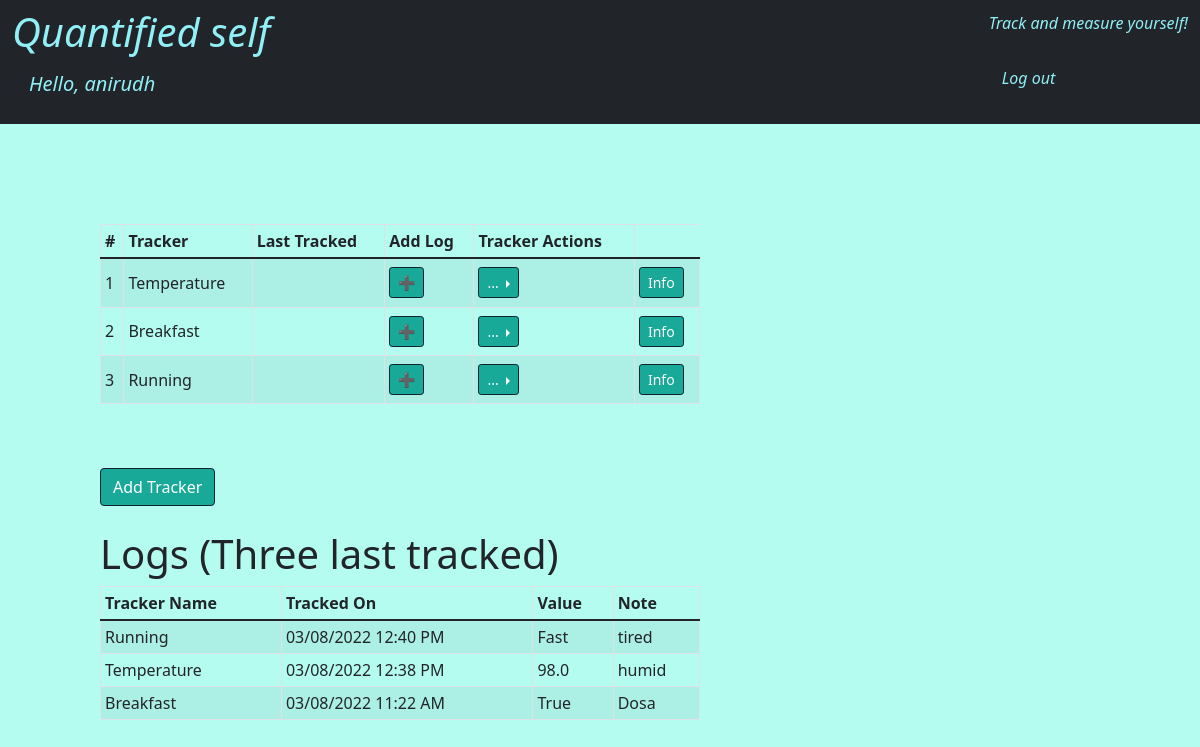
Screenshot of /user/anirudh/home (signed in) with the database file from the repository.
### models.py (models this page shows)
class Trackers(db.Model):
    __tablename__ = "Trackers"
    trid = db.Column(db.Integer, autoincrement=True, primary_key=True)
    trname = db.Column(db.String, nullable=False, unique=True)
    trtype = db.Column(db.String, nullable=False)
    trdesc = db.Column(db.String)

class Logs(db.Model):
    __tablename__ = "Logs"
    lid = db.Column(db.Integer, autoincrement=True, primary_key=True)
    value = db.Column(db.String, nullable=False)
    note = db.Column(db.String)
    timestamp = db.Column(db.String, nullable=False)
    uid = db.Column(db.Integer, db.ForeignKey("Users.uid"), primary_key=True,nullable=False)
    trid = db.Column(db.Integer, db.ForeignKey("Trackers.trid"), primary_key=True, nullable=False)

### application/user.py (the view)
@app.route("/user/<uname>/home")
@login_required
def user_home(uname):
    uid = current_user.uid
    enrolls = Enrollments.query.filter_by(uid=uid).all()
    trackers = []
    logs = {}
    for e in enrolls:
        log = Logs.query.filter_by(uid=uid, trid=e.trid).order_by(Logs.lid.desc()).first()
        tracker = Trackers.query.filter_by(trid=e.trid).one()
        trackers.append(tracker)
        if log:
            logs[e.trid] = log.timestamp,log.value
        else:
            logs[e.trid] = None
    condition = False
    if trackers:
        condition = True
    f=0
    tracker = Trackers()
    loge = Logs.query.filter_by(uid=uid).order_by(Logs.lid.desc()).all()
    condition2 = False
    if loge:
        i = 0
        log = []
        while i < 3 and i < len(loge):
            log.append(loge[i])
            i += 1
        condition2 = True
        f=1
    if(f==0):
       return render_template("userhome.html", uname=uname, trackers=trackers, condition2=condition2, condition=condition, logs=logs)
    else:
       return render_template("userhome.html", uname=uname, trackers=trackers, condition2=condition2, condition=condition, logs=logs, tracker=tracker, log=log )

### application/user.py (called while the page is built)
@login.user_loader
def load_user(uid):
    return Users.query.filter_by(uid=uid).first()

### templates/userhome.html (shortened to what this page needs)
<!DOCTYPE html>
<html lang="en">
  <head>
    <link href="https://cdn.jsdelivr.net/npm/bootstrap@5.1.3/dist/css/bootstrap.min.css" rel="stylesheet">
  </head>
<body >
    <nav class="navbar navbar-dark bg-dark">
        <div class="container-fluid">
           <h1 class="italic" style="color:#91eff6;">Quantified self <br><a class="btn btn-lg" style="color:#91eff6;" href="/user/{{uname}}/home">Hello, {{uname}}</a></h1>
           <br>
           <p class="italic" style="color:#91eff6;">Track and measure yourself!<br><br><a href="/user/logout" class="btn btn-dark" style="color:#91eff6">Log out</a></p>
        </div>
     </nav>
  <div id="main" class="col-md-8">
    <div class="row-g3" style="padding-top: 100px; padding-right: 100px;padding-bottom: 100px; padding-left: 100px;">
      {% if condition == True %}
      <table class="table table-sm table-bordered table-striped align-middle" style="min-height: 180px;">
        <thead>
          <tr style="border-bottom: 1px solid black;" >
            <th scope="col">#</th>
            <th>Tracker</th>
            <th>Last Tracked</th>
            <th>Add Log</th>
            <th>Tracker Actions</th>
          </tr>
        </thead>
        <tbody>
          {%for tckr in trackers%}
          <tr>
            <td scope="row">{{loop.index}}</td>
            <td>{{tckr.trname}}</td>
            <td>{{lasttime}}</td>
            <td>
              <a class="btn btn-primary btn-sm" style="border: 0.5px solid #10222E;background-color: #18A999; color: white;" href="/user/{{uname}}/{{tckr.trid}}/addlogs">➕</a>
            </td>
            <td>
              <div class="btn-group dropend">
                <button type="button" class="btn btn-primary btn-sm dropdown-toggle" data-bs-toggle="dropdown" style="border: 0.5px solid #10222E; background-color: #18A999; color: white;">
                  ...
                </button>
              </div>
            </td>
            <td>
              <a class="btn btn-primary btn-sm" style="border: 0.5px solid #10222E; background-color: #18A999; color: white;" href="/user/{{uname}}/{{tckr.trid}}/tracker_info">Info</a>
            </td>
          </tr>
          {%endfor%}
          </tbody>
      </table>
      {% else %}
       No Trackers Added
      {% endif %}
      <br>
      <br>
      <a href="/user/{{uname}}/trackers/add" class="btn btn-primary" style="border: 0.5px solid #10222E; background-color: #18A999; color: white;">Add Tracker</a>
      <br>
      <br>
      <div class="col-md justify-content-center" id="my-col">
        <h1>Logs (Three last tracked)</h5>
        {% if condition2 %}
        <div class="table-responsive">
          <table class="table table-sm table-bordered table-striped">
            <thead>
              <tr>
                <th scope="col">Tracker Name</th>
                <th scope="col">Tracked On</th>
                <th scope="col">Value</th>
                <th scope="col">Note</th>
              </tr>
            </thead>
            <tbody>
              {% for l in log %}
              <tr>
                <td>{{tracker.query.filter_by(trid=l.trid).first().trname}}</td>
                <td>{{l.timestamp}}</td>
                <td>{{l.value}}</td>
                <td>{{l.note}}</td>
              </tr>
              {% endfor %}
            </tbody>
          </table>
        </div>
        {% else %}
        No tracking yet
        {% endif %}
      </div>
    </div>
  </div>
</body>
</html>

### templates/userhome.html (style rules this page uses)
body { background-color:rgba(52, 247, 214, 0.359) }
h1.italic { font-style:italic }
p.italic { font-style:italic }
table { width:100% }

### rows the page displays
Trackers: trname "Temperature"
Trackers: trname "Breakfast"
Trackers: trname "Running"
Logs: query.filter_by "Running", timestamp "03/08/2022 12:40 PM", value "Fast", note "tired"
Logs: query.filter_by "Temperature", timestamp "03/08/2022 12:38 PM", value "98.0", note "humid"
Logs: query.filter_by "Breakfast", timestamp "03/08/2022 11:22 AM", value "True", note "Dosa"

### other values shown
{{ uname }} "anirudh"
